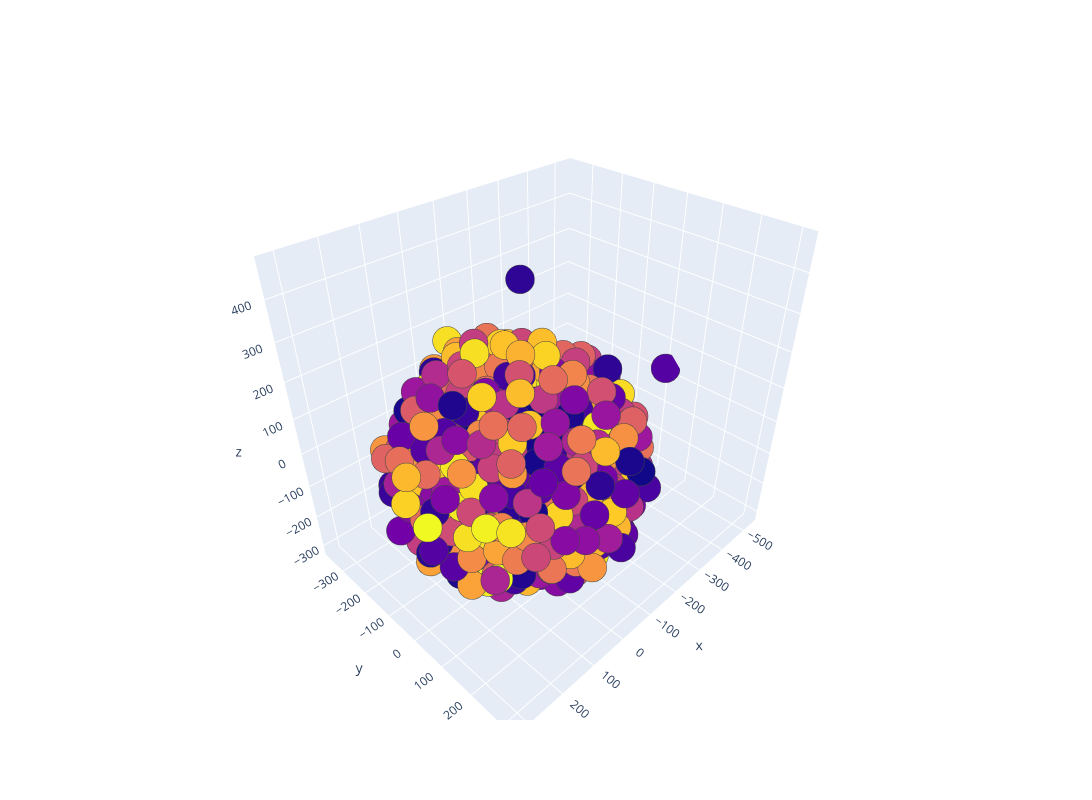

The code cell stored with this chart in its notebook:
### Code cell
X_embedded = TSNE(n_components=3,perplexity=50,learning_rate=2000).fit_transform(train_X)
plot_3d(X_embedded[:, 0],X_embedded[:, 1],X_embedded[:, 2])

### Figure 1 — Plotly figure (JSON) as saved in the notebook; plotly's stock layout.template omitted (floating-point values rounded to 4 significant figures; data arrays with more than 128 entries replaced by an {"elided": "..."} marker saying what was removed)
{"data": [{"marker": {"color": {"elided": "849 int values"}, "line": {"width": 1}, "opacity": 1, "size": 10}, "mode": "markers", "type": "scatter3d", "x": {"elided": "849 float values"}, "y": {"elided": "849 float values"}, "z": {"elided": "849 float values"}}], "layout": {"height": 800, "width": 1200}}
